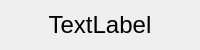
<?xml version="1.0" encoding="UTF-8"?>
<ui version="4.0">
 <class>OnScreenDisplayForm</class>
 <widget class="QWidget" name="OnScreenDisplayForm">
  <property name="geometry">
   <rect>
    <x>0</x>
    <y>0</y>
    <width>200</width>
    <height>50</height>
   </rect>
  </property>
  <property name="windowTitle">
   <string>Form</string>
  </property>
  <property name="windowOpacity">
   <double>0.700000000000000</double>
  </property>
  <layout class="QVBoxLayout" name="verticalLayout">
   <item>
    <widget class="QLabel" name="label">
     <property name="font">
      <font>
       <pointsize>18</pointsize>
      </font>
     </property>
     <property name="text">
      <string>TextLabel</string>
     </property>
     <property name="alignment">
      <set>Qt::AlignCenter</set>
     </property>
    </widget>
   </item>
  </layout>
 </widget>
 <resources/>
 <connections/>
</ui>
